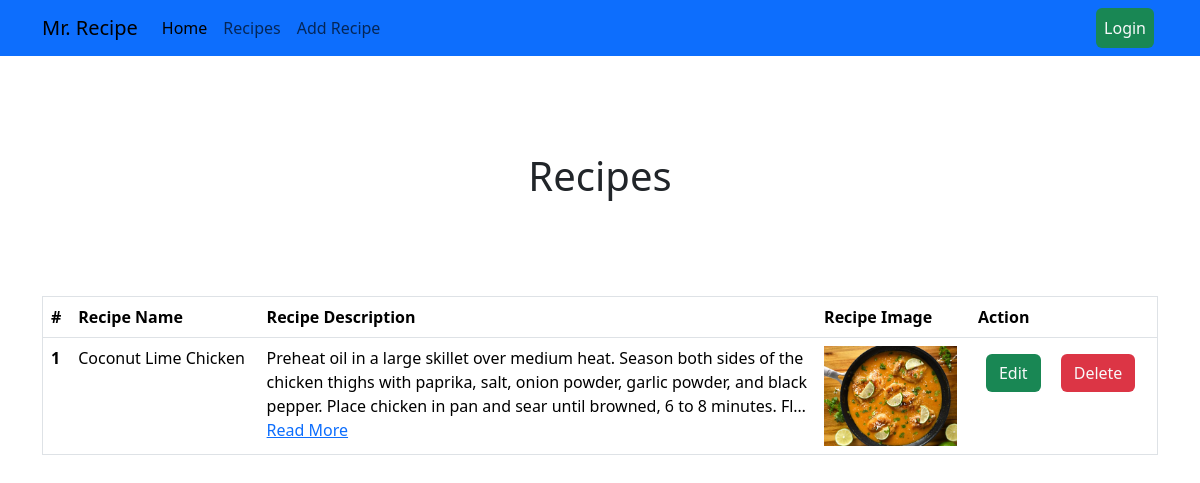
/recipe/recipes/, run on the app's committed database.
### data/models.py (models this page shows)
class recipe(models.Model):
    recipe_title = models.CharField(max_length=100)
    recipe_description = models.TextField()
    recipe_img = models.ImageField(upload_to='data/')
    user = models.ForeignKey(User, on_delete=models.CASCADE)
    def __str__(self) -> str:
        return self.recipe_title

### data/views.py (the view)
# urls.py: path('recipes/', views.recipes, name='recipes'),
def recipes(request):
    query_set = recipe.objects.all()
    print(query_set)
    context = {'recipes': query_set}
    return render(request, 'data/recipes.html', context)

### data/templates/data/recipes.html (shortened to what this page needs)
{% extends 'data/base.html' %}
{% block content %}
<div class="container py-5">
    <h1 class="text-center py-5">Recipes</h1>
    <table class="table mx-auto mt-5" border="1px">
        <thead>
          <tr>
            <th scope="col">#</th>
            <th scope="col">Recipe Name</th>
            <th scope="col" style="width: 50% !important;">Recipe Description</th>
            <th scope="col">Recipe Image</th>
            <th scope="col">Action</th>
          </tr>
        </thead>
        <tbody>
            {% for recipe in recipes %}
          <tr>
            <th scope="row">{{ forloop.counter }}</th>
            <td>{{ recipe.recipe_title }}</td>
            <td>{{ recipe.recipe_description|truncatechars:220 }} <a href="/recipe/recipe_detail/{{ recipe.id }}">Read More</a>
            </td>
            <td><img src="/media/{{ recipe.recipe_img }}" alt="" height="100px"></td>
            <td>
                <a href="editrecipe/{{recipe.id}}" class="btn bg-success text-light m-2">Edit</a>
                <a href="deleterecipe/{{recipe.id}}" class="btn bg-danger text-light m-2">Delete</a>
            </td>
          </tr>
          {% endfor %}
        </tbody>
      </table>
</div>
{% endblock %}

### data on the page
recipe: recipe_title "Coconut Lime Chicken", recipe_description "Preheat oil in a large skillet over medium heat. Season both sides of the chicken thighs with paprika, salt, onion powder, garlic powder, and black pepper. Place chicken in pan and sear until browned, 6 to 8 minutes. Fl…", recipe_img (picture)
